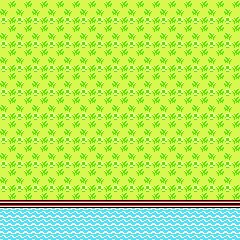

Rendered tile map (Tiled .tmx) drawn with the repository's tilesets; below, a short description and the full map source, tile grids included:
An orthogonal 30x30 tile map with 8x8 px tiles, 2 tile layers (Ground, Tile Layer 2) and 1 object.

<map version="1.9" tiledversion="1.9.2" orientation="orthogonal" renderorder="right-down" width="30" height="30" tilewidth="8" tileheight="8" infinite="0" nextlayerid="4" nextobjectid="2">
 <tileset firstgid="1" source="Oracle_tileset.tsx" />
 <layer id="1" name="Ground" width="30" height="30">
  <data encoding="csv">
345,346,345,346,345,346,345,346,345,346,345,346,345,346,345,346,345,346,345,346,345,346,345,346,345,346,345,346,345,346,
431,432,431,432,431,432,431,432,431,432,431,432,431,432,431,432,431,432,431,432,431,432,431,432,431,432,431,432,431,432,
517,518,517,518,517,518,517,518,517,518,517,518,517,518,517,518,517,518,517,518,517,518,517,518,517,518,517,518,517,518,
345,346,345,346,345,346,345,346,345,346,345,346,345,346,345,346,345,346,345,346,345,346,345,346,345,346,345,346,345,346,
431,432,431,432,431,432,431,432,431,432,431,432,431,432,431,432,431,432,431,432,431,432,431,432,431,432,431,432,431,432,
517,518,517,518,517,518,517,518,517,518,517,518,517,518,517,518,517,518,517,518,517,518,517,518,517,518,517,518,517,518,
345,346,345,346,345,346,345,346,345,346,345,346,345,346,345,346,345,346,345,346,345,346,345,346,345,346,345,346,345,346,
431,432,431,432,431,432,431,432,431,432,431,432,431,432,431,432,431,432,431,432,431,432,431,432,431,432,431,432,431,432,
517,518,517,518,517,518,517,518,517,518,517,518,517,518,517,518,517,518,517,518,517,518,517,518,517,518,517,518,517,518,
345,346,345,346,345,346,345,346,345,346,345,346,345,346,345,346,345,346,345,346,345,346,345,346,345,346,345,346,345,346,
431,432,431,432,431,432,431,432,431,432,431,432,431,432,431,432,431,432,431,432,431,432,431,432,431,432,431,432,431,432,
517,518,517,518,517,518,517,518,517,518,517,518,517,518,517,518,517,518,517,518,517,518,517,518,517,518,517,518,517,518,
345,346,345,346,345,346,345,346,345,346,345,346,345,346,345,346,345,346,345,346,345,346,345,346,345,346,345,346,345,346,
431,432,431,432,431,432,431,432,431,432,431,432,431,432,431,432,431,432,431,432,431,432,431,432,431,432,431,432,431,432,
517,518,517,518,517,518,517,518,517,518,517,518,517,518,517,518,517,518,517,518,517,518,517,518,517,518,517,518,517,518,
345,346,345,346,345,346,345,346,345,346,345,346,345,346,345,346,345,346,345,346,345,346,345,346,345,346,345,346,345,346,
431,432,431,432,431,432,431,432,431,432,431,432,431,432,431,432,431,432,431,432,431,432,431,432,431,432,431,432,431,432,
517,518,517,518,517,518,517,518,517,518,517,518,517,518,517,518,517,518,517,518,517,518,517,518,517,518,517,518,517,518,
345,346,345,346,345,346,345,346,345,346,345,346,345,346,345,346,345,346,345,346,345,346,345,346,345,346,345,346,345,346,
431,432,431,432,431,432,431,432,431,432,431,432,431,432,431,432,431,432,431,432,431,432,431,432,431,432,431,432,431,432,
517,518,517,518,517,518,517,518,517,518,517,518,517,518,517,518,517,518,517,518,517,518,517,518,517,518,517,518,517,518,
345,346,345,346,345,346,345,346,345,346,345,346,345,346,345,346,345,346,345,346,345,346,345,346,345,346,345,346,345,346,
431,432,431,432,431,432,431,432,431,432,431,432,431,432,431,432,431,432,431,432,431,432,431,432,431,432,431,432,431,432,
517,518,517,518,517,518,517,518,517,518,517,518,517,518,517,518,517,518,517,518,517,518,517,518,517,518,517,518,517,518,
345,346,345,346,345,346,345,346,345,346,345,346,345,346,345,346,345,346,345,346,345,346,345,346,345,346,345,346,345,346,
2498,2498,2498,2498,2498,2498,2498,2498,2498,2498,2498,2498,2498,2498,2498,2498,2498,2498,2498,2498,2498,2498,2498,2498,2498,2498,2498,2498,2498,2498,
11,12,11,12,11,12,11,12,11,12,11,12,11,12,11,12,11,12,11,12,11,12,11,12,11,12,11,12,11,12,
97,98,97,98,97,98,97,98,97,98,97,98,97,98,97,98,97,98,97,98,97,98,97,98,97,98,97,98,97,98,
11,12,11,12,11,12,11,12,11,12,11,12,11,12,11,12,11,12,11,12,11,12,11,12,11,12,11,12,11,12,
97,98,97,98,97,98,97,98,97,98,97,98,97,98,97,98,97,98,97,98,97,98,97,98,97,98,97,98,97,98
</data>
 </layer>
 <layer id="2" name="Tile Layer 2" width="30" height="30">
  <data encoding="csv">
0,0,0,0,0,0,0,0,0,0,0,0,0,0,0,0,0,0,0,0,0,0,0,0,0,0,0,0,0,0,
0,0,0,0,0,0,0,0,0,0,0,0,0,0,0,0,0,0,0,0,0,0,0,0,0,0,0,0,0,0,
0,0,0,0,0,0,0,0,0,0,0,0,0,0,0,0,0,0,0,0,0,0,0,0,0,0,0,0,0,0,
0,0,0,0,0,0,0,0,0,0,0,0,0,0,0,0,0,0,0,0,0,0,0,0,0,0,0,0,0,0,
0,0,0,0,0,0,0,0,0,0,0,0,0,0,0,0,0,0,0,0,0,0,0,0,0,0,0,0,0,0,
0,0,0,0,0,0,0,0,0,0,0,0,0,0,0,0,0,0,0,0,0,0,0,0,0,0,0,0,0,0,
0,0,0,0,0,0,0,0,0,0,0,0,0,0,0,0,0,0,0,0,0,0,0,0,0,0,0,0,0,0,
0,0,0,0,0,0,0,0,0,0,0,0,0,0,0,0,0,0,0,0,0,0,0,0,0,0,0,0,0,0,
0,0,0,0,0,0,0,0,0,0,0,0,0,0,0,0,0,0,0,0,0,0,0,0,0,0,0,0,0,0,
0,0,0,0,0,0,0,0,0,0,0,0,0,0,0,0,0,0,0,0,0,0,0,0,0,0,0,0,0,0,
0,0,0,0,0,0,0,0,0,0,0,0,0,0,0,0,0,0,0,0,0,0,0,0,0,0,0,0,0,0,
0,0,0,0,0,0,0,0,0,0,0,0,0,0,0,0,0,0,0,0,0,0,0,0,0,0,0,0,0,0,
0,0,0,0,0,0,0,0,0,0,0,0,0,0,0,0,0,0,0,0,0,0,0,0,0,0,0,0,0,0,
0,0,0,0,0,0,0,0,0,0,0,0,0,0,0,0,0,0,0,0,0,0,0,0,0,0,0,0,0,0,
0,0,0,0,0,0,0,0,0,0,0,0,0,0,0,0,0,0,0,0,0,0,0,0,0,0,0,0,0,0,
0,0,0,0,0,0,0,0,0,0,0,0,0,0,0,0,0,0,0,0,0,0,0,0,0,0,0,0,0,0,
0,0,0,0,0,0,0,0,0,0,0,0,0,0,0,0,0,0,0,0,0,0,0,0,0,0,0,0,0,0,
0,0,0,0,0,0,0,0,0,0,0,0,0,0,0,0,0,0,0,0,0,0,0,0,0,0,0,0,0,0,
0,0,0,0,0,0,0,0,0,0,0,0,0,0,0,0,0,0,0,0,0,0,0,0,0,0,0,0,0,0,
0,0,0,0,0,0,0,0,0,0,0,0,0,0,0,0,0,0,0,0,0,0,0,0,0,0,0,0,0,0,
0,0,0,0,0,0,0,0,0,0,0,0,0,0,0,0,0,0,0,0,0,0,0,0,0,0,0,0,0,0,
0,0,0,0,0,0,0,0,0,0,0,0,0,0,0,0,0,0,0,0,0,0,0,0,0,0,0,0,0,0,
0,0,0,0,0,0,0,0,0,0,0,0,0,0,0,0,0,0,0,0,0,0,0,0,0,0,0,0,0,0,
0,0,0,0,0,0,0,0,0,0,0,0,0,0,0,0,0,0,0,0,0,0,0,0,0,0,0,0,0,0,
0,0,0,0,0,0,0,0,0,0,0,0,0,0,0,0,0,0,0,0,0,0,0,0,0,0,0,0,0,0,
0,0,0,0,0,0,0,0,0,0,0,0,0,0,0,0,0,0,0,0,0,0,0,0,0,0,0,0,0,0,
0,0,0,0,0,0,0,0,0,0,0,0,0,0,0,0,0,0,0,0,0,0,0,0,0,0,0,0,0,0,
0,0,0,0,0,0,0,0,0,0,0,0,0,0,0,0,0,0,0,0,0,0,0,0,0,0,0,0,0,0,
0,0,0,0,0,0,0,0,0,0,0,0,0,0,0,0,0,0,0,0,0,0,0,0,0,0,0,0,0,0,
0,0,0,0,0,0,0,0,0,0,0,0,0,0,0,0,0,0,0,0,0,0,0,0,0,0,0,0,0,0
</data>
 </layer>
 <objectgroup id="3" name="collide">
  <object id="1" x="0" y="208" width="240" height="32" />
 </objectgroup>
</map>
